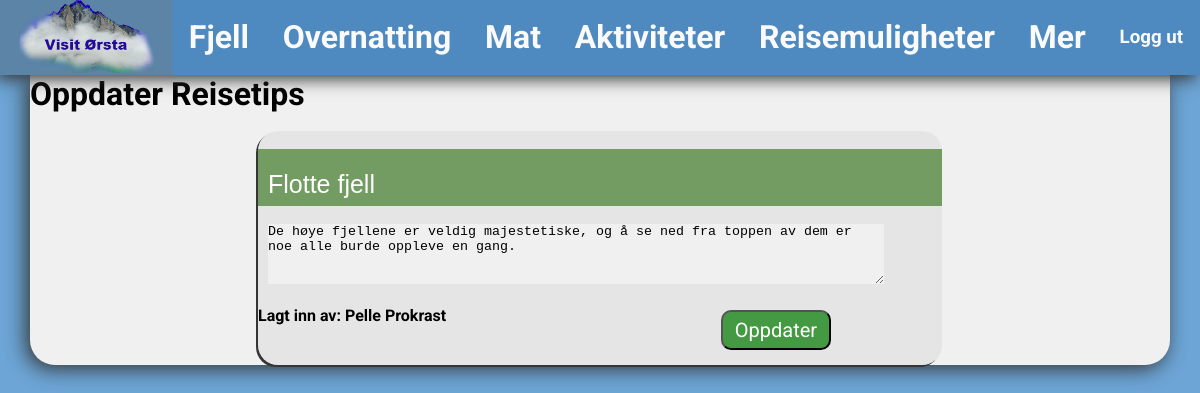
The app's page /oppdatertips.php?oppdaterID=2 (signed in) with its own data.
### tables this page shows
CREATE TABLE IF NOT EXISTS `reisetips` (
  `id` int(11) NOT NULL AUTO_INCREMENT,
  `tittel` varchar(45) NOT NULL,
  `tekst` text NOT NULL,
  `telefonnummer` int(8) NOT NULL,
  `dato` date NOT NULL,
  PRIMARY KEY (`id`),
  KEY `telefonnummer` (`telefonnummer`)
);

CREATE TABLE IF NOT EXISTS `person` (
  `fornavn` varchar(45) NOT NULL,
  `etternavn` varchar(45) NOT NULL,
  `passord` varchar(45) NOT NULL,
  `telefonnummer` int(8) NOT NULL,
  `bosted` varchar(48) NOT NULL,
  PRIMARY KEY (`telefonnummer`)
);

### oppdatertips.php (the view, shortened to what this page needs)
<?php require_once('tilkobling.php');
$sql = sprintf("SELECT * FROM reisetips WHERE id = %s",
$tilkobling->real_escape_string($_GET["oppdaterID"])
);
$datasett = $tilkobling->query($sql);
    $person = "SELECT * FROM person";
    $personinfo = $tilkobling->query($person);
?>
<!DOCTYPE html>
<html lang="en">
    <head>
    </head>
    <body>
        <div id=banner>
            <div class="toppboks" id="logoboks" ><a href="index.php"><img src="bilder/logo.png" id="logo" /></a></div>
            <a href="fjell.php"><div class="toppboks"><h1>Fjell</h1></div></a>
            <a href="overnatting.php"><div class="toppboks"><h1>Overnatting</h1></div></a>
            <a href="mat.php"><div class="toppboks"><h1>Mat</h1></div></a>
            <a href="aktiviteter.php"><div class="toppboks"><h1>Aktiviteter</h1></div></a>
            <a href="reisemuligheter.php"><div class="toppboks"><h1 >Reisemuligheter</h1></div></a>
            <a href="mer.php"><div class="toppboks"><h1>Mer</h1></div></a>
            <?php if($_SESSION['loggetinn'] == true) { ?>
                <form method="post" id="logout">
                    <a href="?loggut=true"><div class="toppboks"><h3>Logg ut</h3></div></a>
                </form>
            <?php }else{ ?>
                <a href="inlogging.php"><div class="toppboks"><h3>Logg inn</h3></div></a>
                <?php } ?>
        </div>
        <div id="innholdsboks">
            <h1>Oppdater Reisetips</h1>
            <br/>
            <div id="reisetips">
            <?php if($rad = mysqli_fetch_array($datasett)) { ?>
                <form method="POST">
                    <br>
                    <p style="background-color:#478031b9;"><input placeholder="Tittel" type="text" name="txtTittel" id="tittel" value = "<?php echo $rad["tittel"]; ?>"></p>
                    <br>
                    <textarea placeholder="Tekst" name="txtTekst" style="width:90%; height:60px; background-color:#ffffff66"><?php echo $rad["tekst"]; ?></textarea>
                    <br/><br>
                    <?php while($rad2 = mysqli_fetch_array($personinfo)) {
                        if($rad2["telefonnummer"] == $rad["telefonnummer"]){
                    ?>
                    <p><strong>Lagt inn av: <?php echo $rad2['fornavn'] ?> <?php echo $rad2["etternavn"]; ?> </strong></p>
                    <?php }} ?>
                    <button id="submit" name="submit" type="submit" style="position:relative; margin-left:75%; bottom:15px">Oppdater</button>
                </form>
                <?php } ?>
            </div>
        </div>
    </body>
</html>

### records on screen
reisetips: txtTittel "Flotte fjell", txtTekst "De høye fjellene er veldig majestetiske, og å se ned fra toppen av dem er noe alle burde oppleve en gang."
person: fornavn "Pelle", etternavn "Prokrast"
